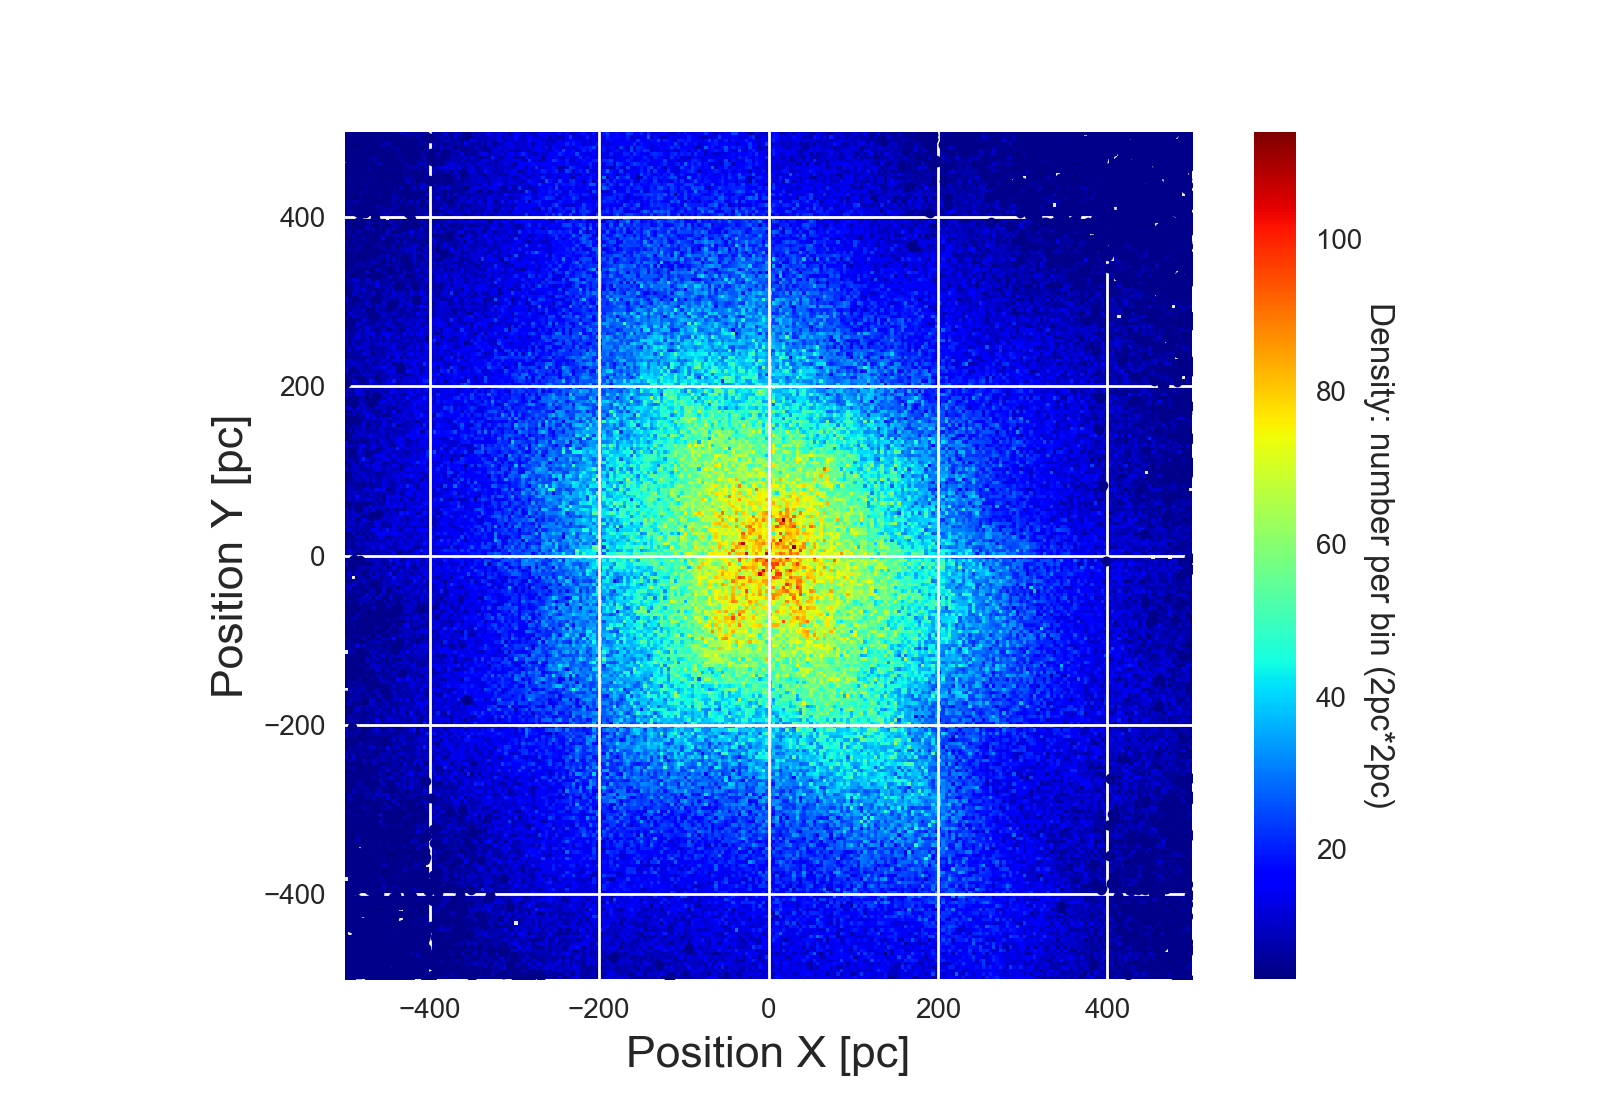

Recreate this plot in Python.
import astropy
import numpy as np
import matplotlib.pyplot as plt
import plotly
import plotly.plotly as py
import plotly.figure_factory as ff
import pandas as pd
from mpl_toolkits.mplot3d import Axes3D
import astropy.io.fits as fits
import sys, os, time, string, math, subprocess
from scipy.stats import gaussian_kde, stats
import seaborn as sns
sns.set(color_codes=True)
import numpy.random
import scipy

#================ input data using class ===================

class DATA(object):

    def __init__(self):
        #read in data from Gaia file
        self.file=fits.open('tgas-source.fits')
        self.data_list=self.file[1]

# ================ select data with low noise ===================

data1=DATA()
#chose parallax data
parallax=data1.data_list.data['parallax'] #in mas(milliarcsecond) = 0.001 arcsecond = 1/3600000 degree
parallax_error=data1.data_list.data['parallax_error'] #error

#calculate ratio
ratio=parallax/parallax_error

#select data that we want
highSNindices = ratio > 16. #The ones with high signal to noise

#locations of data we want
#np.where(highSNindices)

#distances we want from valid data
distance=1./parallax#[highSNindices] in Kpc = 1000 parsecs = 3262 light-years'''

#================ calculate velocity from proper motion ===================

#proper motion right ascension and declination
pmra=data1.data_list.data['pmra'] #in mas/year
pmdec=data1.data_list.data['pmdec'] #in mas/year

#transverse velocity v = 4.74*(proper motion angular velocity[arcsec/year])*distance[parsec]*10**3 #m/s
transv_ra=4.74*pmra*distance*10**3 #[highSNindices]m/s
transv_dec=4.74*pmdec*distance*10**3 #[highSNindices]m/s


transverse_vsqared=transv_ra**2+transv_dec**2
transverse_v=transverse_vsqared**(.5)

# (04/19/2017) pytest
# define the function "transverse_velocity()" for test on Travis
def transverse_velocity(number):
    v=transverse_v[number]

    if v > 0:
        return 'Transverse velocity bigger than 0'
    elif v < 0:
        return 'Transverse velocity less than 0'
    elif v == 0:
        return 'Transverse velocity is 0'

#================ plot distance, velocity ===================
'''
#plotting
plt.hist(distance,bins=100)
plt.plot(distance,transverse_v,marker='.',linestyle="None", alpha=.5)

limit on transverse velocity
plt.xlim([0,150000])

#lables for distance
plt.xlabel('distance[kpc]')
plt.ylabel('Number')
plt.title('Distribution of Distance Based on Parallax')

plt.show()
plt.savefig('highsnVelocities.png')
'''

#================ visualize stars' position in 3D plot of all valid data ===================

#right ascension and declination
right_ascension=data1.data_list.data['ra'] #in degree
declination=data1.data_list.data['dec'] #in degree
ra=right_ascension*(3.14/180)#[highSNindices] in radian
dec=declination*(3.14/180)#[highSNindices] in radian

# (04/04/2017) Class
# Create a class to access the coordinates later for 3D and 2D
class coordinates():
    def __init__(self):
        # Express the mesh in the cartesian system.
        self.X=distance*1000*np.cos(dec)*np.cos(ra) #in parsec = 3.262 light-years
        self.Y=distance*1000*np.cos(dec)*np.sin(ra) #in parsec = 3.262 light-years
        self.Z=distance*1000*np.sin(dec) #in parsec = 3.262 light-years


'''
#Get the coordinates for 3D plot
coor3D = coordinates();
print (coor3D.X)

print ("Max value on X: ", coor3D.X.max())
print ("Min value on X: ", coor3D.X.min())
print ("Max value on Y: ", coor3D.Y.max())
print ("Min value on Y: ", coor3D.Y.min())


print ("Max value on Z: ", coor3D.Z.max())
print ("Min value on Z: ", coor3D.Z.min())




#================ visualize stars' density with color in 3D plot of all valid data ===================

#plot with ra, dec, and distance
fig=plt.figure()
ax=fig.add_subplot(111,projection='3d')

#calculate the point density
#XYZ = np.vstack([X,Y,Z])
#C = gaussian_kde(XYZ)(XYZ)(XYZ)

#fig, ax = plt.subplots()
#plt.scatter(X, Y, Z, c=C, s=100, edgecolor='')
#plt.show()

#ax.set_xlim(-10**5,10**5)
#ax.set_ylim(-10**5,10**5)
#ax.set_zlim(-10**5,10**5)


#plt.scatter(X,Y,Z,marker=".")
# The above line Produces a disk instead of sphere. With high signal to noise data, far away stars are not included,
# and the scale is not big enough to show the shape of the Milky Way (diameter 30kpc, thickness 0.3kpc)

ax.scatter(coor3D.X, coor3D.Y, coor3D.Z, 'ob', alpha=0.05, lw=0)
# The above line works almost as ax.plot(X,Y,Z, 'ob', alpha=0.05, lw=0) or plt.plot(X,Y,Z, 'ob', alpha=0.05, lw=0)

ax.set_xlabel('Distance X [pc]')
ax.set_ylabel('Distance Y [pc]')
ax.set_zlabel('Distance Z [pc]')
plt.title('Distribution of All Valid Data')

plt.show()
'''

#================ visualize stars' density with color in 2D plot of all valid data ===================

#Get the coordinates for 3D plot
coor2D = coordinates();
print (coor2D.X)

print ("Max value on X: ", coor2D.X.max())
print ("Min value on X: ", coor2D.X.min())
print ("Max value on Y: ", coor2D.Y.max())
print ("Min value on Y: ", coor2D.Y.min())


'''
#check how the data set arrays look like
#data definition
N = 1e5;
xdat, ydat = np.random.normal(size=N), np.random.normal(1, 0.6, size=N)
print(xdat)
print(ydat)
print(len(xdat))
print(len(ydat))
print(len(coor2D.X))
print(len(coor2D.Y))
'''
#(04/26/2017) Plot 2D density distribution
#histogram definition
xyrange = [[-500,500],[-500,500]] # data range
bins = [250,250] # number of bins
thresh = 3  #density threshold
#histogram the data
hh, locx, locy = scipy.histogram2d(coor2D.X, coor2D.Y, range=xyrange, bins=bins)
posx = np.digitize(coor2D.X, locx)
posy = np.digitize(coor2D.Y, locy)
#select points within the histogram
ind = (posx > 0) & (posx <= bins[0]) & (posy > 0) & (posy <= bins[1])
hhsub = hh[posx[ind] - 1, posy[ind] - 1] # values of the histogram where the points are
xdat1 = coor2D.X[ind][hhsub < thresh] # low density points
ydat1 = coor2D.Y[ind][hhsub < thresh]
hh[hh < thresh] = np.nan # fill the areas with low density by NaNs
# Make the plot
plt.imshow(np.flipud(hh.T),cmap='jet',extent=np.array(xyrange).flatten(), interpolation='none', origin='upper')
clb=plt.colorbar()
#clb.ax.yaxis.tick_right()
clb.ax.set_yticklabels(['20','40','60','80','100'],fontsize=10)
clb.set_label('Density: number per bin (2pc*2pc)', rotation=270, fontsize=12)
clb.ax.yaxis.set_label_coords(3.3, 0.5)
plt.plot(xdat1, ydat1, '.',color='darkblue')
plt.plot(xdat1, ydat1, '.',color='darkblue')
#plt.title('Density Distribution of Stars (with High Signal to Noise Ratio)', fontsize=20)
plt.xlabel('Position X [pc]', fontsize = 16)
plt.ylabel('Position Y [pc]', fontsize = 16)
plt.show()


'''
colorscale = ['#7A4579', '#D56073', 'rgb(236,158,105)', (1, 1, 0.2), (0.98,0.98,0.98)]

fig = ff.create_2d_density(
    coor2D.X, coor2D.Y, colorscale=colorscale,
    hist_color='rgb(255, 237, 222)', point_size=3
)

py.iplot(fig, filename='histogram_subplots')
'''
